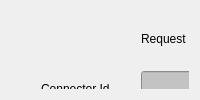
             <widget class="QWidget" name="UnlockConnector">
              <layout class="QGridLayout" name="gridLayout_4">
               <item row="0" column="0">
                <widget class="QWidget" name="widget_Unlock_Connector" native="true">
                 <property name="font">
                  <font>
                   <strikeout>false</strikeout>
                  </font>
                 </property>
                 <property name="focusPolicy">
                  <enum>Qt::NoFocus</enum>
                 </property>
                 <property name="autoFillBackground">
                  <bool>true</bool>
                 </property>
                 <widget class="QLabel" name="label_73">
                  <property name="geometry">
                   <rect>
                    <x>460</x>
                    <y>20</y>
                    <width>61</width>
                    <height>16</height>
                   </rect>
                  </property>
                  <property name="text">
                   <string>Response</string>
                  </property>
                 </widget>
                 <widget class="Line" name="line_29">
                  <property name="geometry">
                   <rect>
                    <x>310</x>
                    <y>0</y>
                    <width>16</width>
                    <height>801</height>
                   </rect>
                  </property>
                  <property name="orientation">
                   <enum>Qt::Vertical</enum>
                  </property>
                 </widget>
                 <widget class="QLabel" name="label_74">
                  <property name="geometry">
                   <rect>
                    <x>130</x>
                    <y>20</y>
                    <width>61</width>
                    <height>16</height>
                   </rect>
                  </property>
                  <property name="text">
                   <string>Request</string>
                  </property>
                 </widget>
                 <widget class="QLineEdit" name="lineEdit_ConnectorId_UnlockConnector_Request">
                  <property name="geometry">
                   <rect>
                    <x>130</x>
                    <y>60</y>
                    <width>161</width>
                    <height>31</height>
                   </rect>
                  </property>
                  <property name="autoFillBackground">
                   <bool>false</bool>
                  </property>
                  <property name="styleSheet">
                   <string notr="true">background:rgb(195,195,195)</string>
                  </property>
                  <property name="text">
                   <string/>
                  </property>
                  <property name="readOnly">
                   <bool>true</bool>
                  </property>
                 </widget>
                 <widget class="QLabel" name="label_ConnectorId_UnlockConnector_Request">
                  <property name="geometry">
                   <rect>
                    <x>30</x>
                    <y>70</y>
                    <width>101</width>
                    <height>16</height>
                   </rect>
                  </property>
                  <property name="text">
                   <string>Connector Id</string>
                  </property>
                 </widget>
                 <widget class="QComboBox" name="comboBox_Status_UnlockConnector_Response">
                  <property name="geometry">
                   <rect>
                    <x>450</x>
                    <y>60</y>
                    <width>161</width>
                    <height>31</height>
                   </rect>
                  </property>
                  <item>
                   <property name="text">
                    <string>ACCEPTED</string>
                   </property>
                  </item>
                  <item>
                   <property name="text">
                    <string>FAILED</string>
                   </property>
                  </item>
                  <item>
                   <property name="text">
                    <string>NOT_IMPLEMENTED</string>
                   </property>
                  </item>
                 </widget>
                 <widget class="QLabel" name="label_Status_UnlockConnector_Response">
                  <property name="geometry">
                   <rect>
                    <x>340</x>
                    <y>70</y>
                    <width>81</width>
                    <height>16</height>
                   </rect>
                  </property>
                  <property name="text">
                   <string>Status</string>
                  </property>
                 </widget>
                </widget>
               </item>
              </layout>
             </widget>
